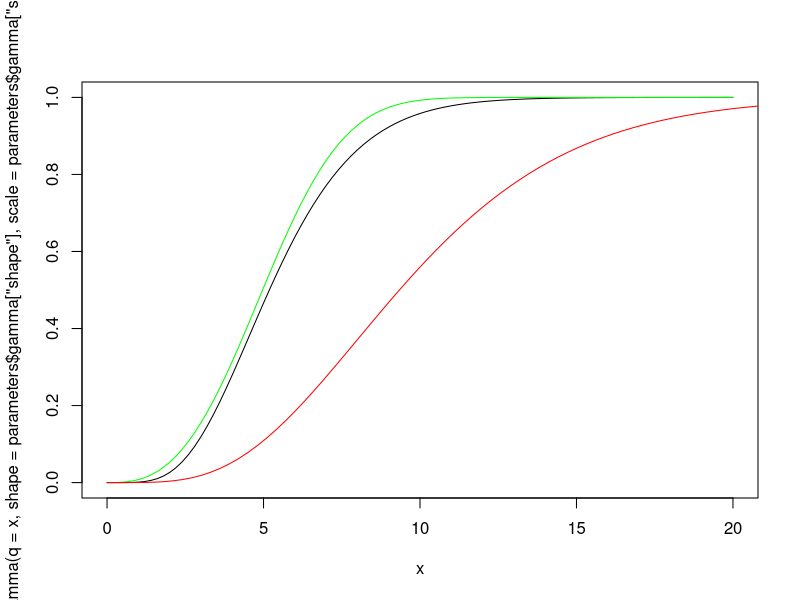

Recreate this plot in R.
# Transform parameters from references to our own scales.

# Lauer 2020 (incubation time, time to symptoms from infection)
parameters = list(
  gamma = c(shape = 5.8, scale = 0.948)
)

curve(from = 0, to = 20, expr = pgamma(q = x,
  shape = parameters$gamma['shape'],
  scale = parameters$gamma['scale']))

# Ferretti 2020 (generation time)
curve(from = 0, to = 20, expr = pweibull(q = x,
  shape = 2.8,
  scale = 5.665), add = TRUE, col = 'green')


# Matching Kissler 2020
curve(from = 0, to = 30, expr = pgamma(q = x,
  shape = 5, scale = 2), add = TRUE, col = 'red')
